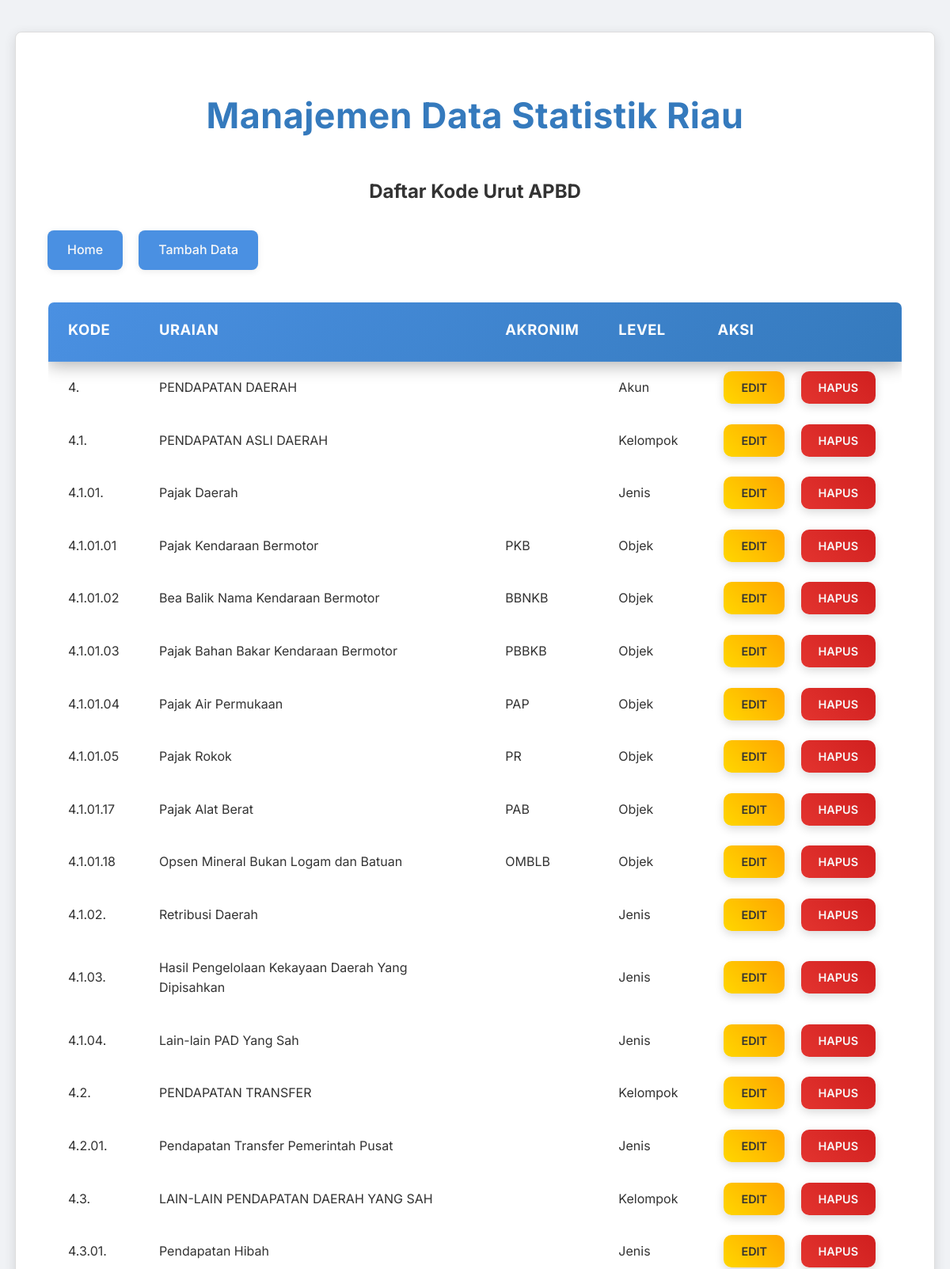
Before: /pages/apbd-kode-urut/read.php (upper part) with the older database file.
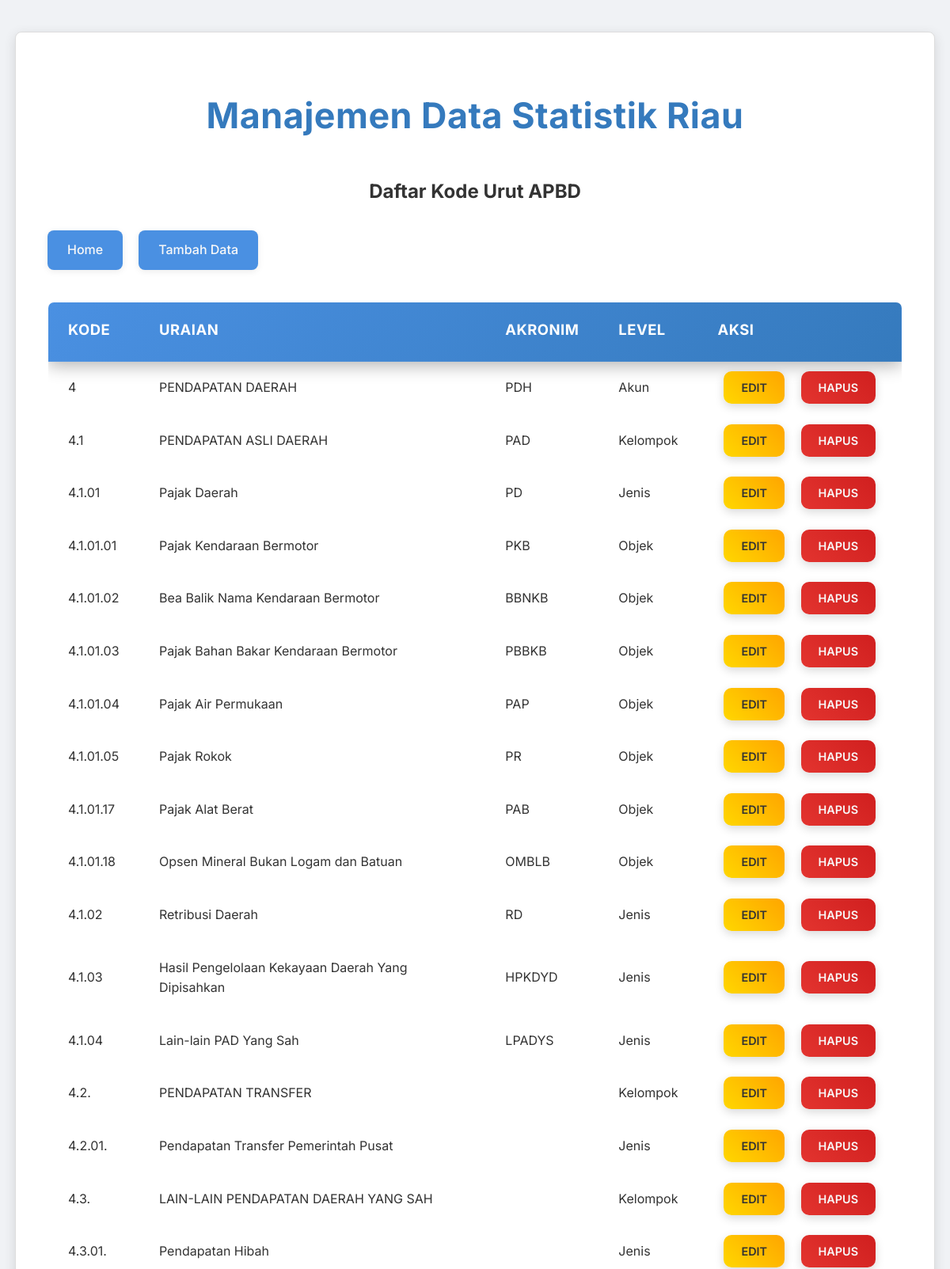
After: the same page with the newer database file.
### tables this page shows
CREATE TABLE `kode_urut` (
  `id` int(11) NOT NULL,
  `no_urut` varchar(11) DEFAULT NULL,
  `uraian` varchar(255) DEFAULT NULL,
  `akronim` varchar(255) DEFAULT NULL,
  `id_kode_level` int(11) DEFAULT NULL
);

CREATE TABLE `kode_level` (
  `id` int(11) NOT NULL,
  `nama_level` varchar(255) DEFAULT NULL,
  `akronim` varchar(255) DEFAULT NULL
);

### pages/apbd-kode-urut/read.php (the view, shortened to what this page needs)
<?php
include '../../config/database.php';
include '../../templates/header.php';
$sql = "SELECT ku.id, ku.no_urut, ku.uraian, kl.nama_level, ku.akronim
        FROM kode_urut ku
        INNER JOIN kode_level kl
        ON ku.id_kode_level = kl.id
        ORDER BY ku.no_urut ASC";
$result = $conn->query($sql);
?>
<h2 style="text-align: center;">Daftar Kode Urut APBD</h2>
<div class="button-group">
    <a href="../../index.php">Home</a>
    <a href="create.php">Tambah Data</a>
</div>
<?php
if ($result->num_rows > 0):
?>
    <table>
        <thead>
            <tr>
                <th>Kode</th>
                <th>Uraian</th>
                <th>Akronim</th>
                <th>Level</th>
                <th>Aksi</th>
            </tr>
        </thead>
        <tbody>
            <?php
            while ($row = $result->fetch_assoc()):
            ?>
                <tr>
                    <td><?php echo htmlspecialchars($row['no_urut']); ?></td>
                    <td><?php echo htmlspecialchars($row['uraian']); ?></td>
                    <td><?php echo htmlspecialchars($row['akronim']); ?></td>
                    <td><?php echo htmlspecialchars($row['nama_level']); ?></td>
                    <td class="actions">
                        <a href="update.php?id=<?php echo htmlspecialchars($row['id']); ?>" class="edit">Edit</a>
                        <a href="delete.php?id=<?php echo htmlspecialchars($row['id']); ?>" class="delete" onclick="return confirm('Apakah Anda yakin ingin menghapus data ini?')">Hapus</a>
                    </td>
                </tr>
            <?php endwhile; ?>
        </tbody>
    </table>
<?php else: ?>
    <p>Belum ada data.</p>
<?php endif; ?>
<?php
include '../../templates/footer.php';
?>

### templates/header.php (shortened to what this page needs)
<!DOCTYPE html>
<html lang="en">
<head>
    <link rel="stylesheet" href="../../templates/css/style.css">
</head>
<body>
    <div class="container">
        <h1>Manajemen Data Statistik Riau</h1>

### templates/footer.php (shortened to what this page needs)
</div>
</body>
</html>

### templates/css/style.css (style rules this page uses)
:root { --primary-color: #4A90E2; --primary-dark: #357ABD; --accent-color: #50E3C2; --secondary-accent: #FF6B6B; --tertiary-color: #FFC107; --text-dark: #333333; --text-light: #F8F8F8; --bg-light: #F0F2F5; --bg-dark: #2C3E50; --card-bg: #FFFFFF; --border-color: #DDDDDD; --input-bg: #F8F8F8; --shadow-light: 0 2px 8px rgba(0, 0, 0, 0.08); --shadow-medium: 0 4px 15px rgba(0, 0, 0, 0.12); --success-color: #28A745; --danger-color: #DC3545; --warning-color: #FFC107; --info-color: #17A2B8; --radius-base: 8px; --transition-fast: 0.2s ease-in-out; --transition-normal: 0.3s ease-in-out; --gradient-primary: linear-gradient(135deg, var(--primary-color) 0%, var(--primary-dark) 100%); --gradient-accent: linear-gradient(135deg, var(--accent-color) 0%, #34B79C 100%); --gradient-secondary-accent: linear-gradient(135deg, var(--secondary-accent) 0%, #FF8A8A 100%); --gradient-tertiary: linear-gradient(135deg, var(--tertiary-color) 0%, #FFA000 100%); }
body { font-family: 'Inter', sans-serif; background: var(--bg-light); margin: 0; padding: 0; line-height: 1.6; color: var(--text-dark); display: flex; justify-content: center; align-items: flex-start; min-height: 100vh; padding: 40px 0; box-sizing: border-box; overflow-x: hidden; overflow-y: auto; position: relative; }
body::before { content: none; }
.container { width: 90%; max-width: 1600px; margin: 0 auto; background: var(--card-bg); padding: 40px; box-shadow: var(--shadow-medium); border-radius: var(--radius-base); transition: transform var(--transition-normal); position: relative; z-index: 1; overflow: hidden; border: 1px solid var(--border-color); backdrop-filter: none; -webkit-backdrop-filter: none; }
.container::before, .container::after { content: none; }
h1 { color: var(--primary-dark); text-align: center; margin-bottom: 40px; font-family: 'Inter', sans-serif; font-size: 2.8em; font-weight: 700; letter-spacing: 0.5px; text-shadow: none; background: none; -webkit-background-clip: unset; -webkit-text-fill-color: unset; animation: none; }
table { width: 100%; border-collapse: separate; border-spacing: 0; margin-top: 40px; box-shadow: var(--shadow-glass); border-radius: var(--radius-base); overflow: hidden; background-color: rgba(255, 255, 255, 0.05); border: 1px solid rgba(255, 255, 255, 0.1); backdrop-filter: blur(10px); -webkit-backdrop-filter: blur(10px); }
table thead tr { background: var(--gradient-primary); color: #FFFFFF; box-shadow: 0 5px 20px rgba(0, 0, 0, 0.3); }
table th, table td { padding: 20px 25px; text-align: left; border-bottom: 1px solid rgba(255, 255, 255, 0.08); }
table th { font-weight: 700; font-size: 1.15em; letter-spacing: 0.5px; text-transform: uppercase; position: relative; padding-bottom: 25px; }
table th::after { content: ''; position: absolute; bottom: 0; left: 50%; transform: translateX(-50%); width: 0; height: 3px; background-color: var(--accent-color); transition: width 0.3s ease-out; }
table tbody tr:nth-child(even) { background-color: rgba(249, 250, 251, 0.03); }
table tbody tr:nth-child(odd) { background-color: rgba(255, 255, 255, 0.01); }
table td.actions { text-align: center; white-space: nowrap; }
table td.actions a { padding: 12px 22px; border-radius: 10px; font-weight: 600; transition: background-color var(--transition-fast), transform var(--transition-fast), box-shadow var(--transition-fast); margin: 0 8px; box-shadow: 0 4px 12px rgba(0, 0, 0, 0.15); text-transform: uppercase; font-size: 0.9em; text-decoration: none; }
table td.actions .edit { background: linear-gradient(45deg, #FFD700, #FFA500); color: #333; }
table td.actions .delete { background: linear-gradient(45deg, #E3342F, #D01F1F); color: var(--text-light); }
.button-group { display: flex; gap: 20px; margin-top: 30px; justify-content: flex-start; }
.button-group a { display: inline-block; background-color: var(--primary-color); color: var(--text-light); padding: 12px 25px; text-decoration: none; border-radius: var(--radius-base); font-size: 1em; font-weight: 500; transition: background-color var(--transition-fast), transform var(--transition-fast), box-shadow var(--transition-fast); box-shadow: var(--shadow-light); }
* { scrollbar-width: thin; scrollbar-color: #888888 #F0F2F5; }

Changed rows visible on the page:
changed kode_urut "PENDAPATAN DAERAH": no_urut "4." → "4"; akronim (not shown) → "PDH"
changed kode_urut "PENDAPATAN ASLI DAERAH": no_urut "4.1." → "4.1"; akronim (not shown) → "PAD"
changed kode_urut "Pajak Daerah": no_urut "4.1.01." → "4.1.01"; akronim (not shown) → "PD"
changed kode_urut "Retribusi Daerah": no_urut "4.1.02." → "4.1.02"; akronim (not shown) → "RD"
changed kode_urut "Hasil Pengelolaan Kekayaan Daerah Yang Dipisahkan": no_urut "4.1.03." → "4.1.03"; akronim (not shown) → "HPKDYD"
changed kode_urut "Lain-lain PAD Yang Sah": no_urut "4.1.04." → "4.1.04"; akronim (not shown) → "LPADYS"
